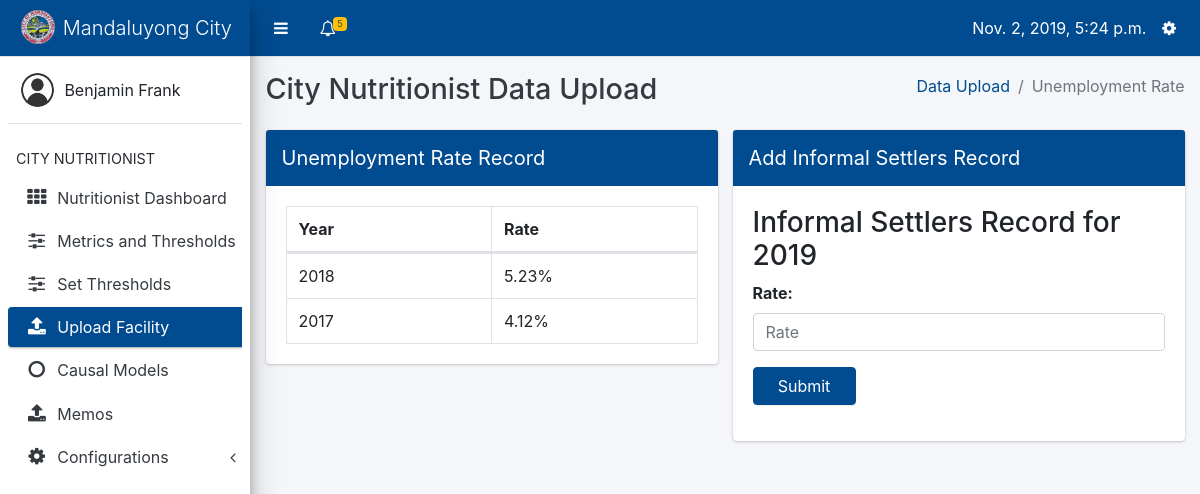
/data-input/nutritionist/unemployment_rate (signed in), run on the app's committed database.
### core/models.py (models this page shows, shortened)
class Profile(models.Model):
    user = models.OneToOneField(User, on_delete=models.CASCADE, related_name='profile')
    barangay = models.ForeignKey(Barangay, on_delete=models.CASCADE, null=True, blank=True)
    USER_TYPES = (
        ('Barangay Nutrition Scholar', 'Barangay Nutrition Scholar'),
        ('Nutritionist', 'Nutritionist'),
        ('Nutrition Program Coordinator', 'Nutrition Program Coordinator')
    )
    user_type = models.CharField(max_length=40, choices=USER_TYPES)

### datainput/models.py (models this page shows, shortened)
class UnemploymentRate(models.Model):
    date = models.DateField(default=datetime.now)
    rate = models.DecimalField(decimal_places=2, max_digits=5)

### datainput/views.py (the view)
# urls.py: path('nutritionist/unemployment_rate', views.unemployment_rate_index, name='unemployment_rate_index'),
@login_required
def unemployment_rate_index(request):
    records = UnemploymentRate.objects.all()
    form = UnemploymentRateForm(request.POST or None)
    if form.is_valid():
        record = form.save(commit=False)
        record.save()
        messages.success(request, 'Data successfully uploaded')
        return redirect('datainput:unemployment_rate_index')
    profile = Profile.objects.get(user=request.user)
    context = {
        'profile': profile,
        'active': 'du',
        'form': form,
        'records': records,
        'has_record': validations.has_unemployment_rate()
    }
    return render(request, 'datainput/unemployment_rate.html', context)

### datainput/forms.py
class UnemploymentRateForm(ModelForm):
    class Meta:
        model = UnemploymentRate
        fields = '__all__'
        exclude = ['date']

### core/context_processors.py (called while the page is built)
def get_user_type(request):
    if request.user.is_anonymous:
        return {
            'user_type': None
        }
    return {
        'user_type': Profile.objects.get(user=request.user).user_type
    }

def get_notifications(request):
    if not request.user.is_anonymous:
        notifications = Notification.objects.filter(profile_to=Profile.objects.get(user=request.user)).order_by('date')
        return {
            'notifications': notifications
        }
    return {
        'notifications': None
    }

def get_unread_notifications(request):
    if not request.user.is_anonymous:
        unread_count = Notification.objects.filter(profile_to=Profile.objects.get(user=request.user), is_read=False)
        return {
            'unread_count': unread_count.count()
        }
    return {
        'unread_count': None
    }

def today(request):
    return {
        'today': datetime.now()
    }

def year_now(request):
    return {
        'year_present': datetime.now().year
    }

def profile(request):
    if request.user.is_anonymous:
        return {
            'profile': None
        }
    return {
        'profile': Profile.objects.get(user=request.user)
    }

### core/templatetags/tags.py (called while the page is built)
@register.filter(name='addcssclass')
def addcssclass(field):
   return field.as_widget(attrs={"class":"form-control", "placeholder":field.label})

@register.filter(name='field_type')
def field_type(field):
    return field.field.widget.__class__.__name__

### friends/datainput/validations.py (called while the page is built)
def has_unemployment_rate():
    return UnemploymentRate.objects.filter(date__year=datetime.now().year).count() > 0

### datainput/templates/datainput/unemployment_rate.html (shortened to what this page needs)
{% extends 'core/nutritionist-layout.html' %}
{% block content %}
<div class="content-wrapper" style="min-height: 620px; height: auto; margin-top: 57px;">
    <div class="content-header">
        <div class="container-fluid">
            <div class="row mb-2">
                <div class="col-sm-6">
                    <h1 class="m-0 text-dark">City Nutritionist Data Upload</h1>
                </div>
                <div class="col-sm-6">
                    <ol class="breadcrumb float-sm-right">
                        <li class="breadcrumb-item"><a href="{% url 'datainput:nutritionist_upload' %}">Data Upload</a></li>
                        <li class="breadcrumb-item active">Unemployment Rate</li>
                    </ol>
                </div>
            </div>
        </div>
    </div>
    <section class="content">
        <div class="container-fluid">
            <div class="row">
                <div class="col-6">
                    <div class="card card-primary">
                        <div class="card-header p-0">
                            <h3 class="card-title p-3">Unemployment Rate Record</h3>
                        </div>
                        <div class="card-body">
                            <table class="table table-bordered">
                                <thead>
                                    <tr>
                                        <th style="width: 50%;">Year</th>
                                        <th>Rate</th>
                                    </tr>
                                </thead>
                                <tbody>
                                    {% if records.count == 0 %}
                                    <tr>
                                        <td colspan="2" style="text-align: center;">No data recorded</td>
                                    </tr>
                                    {% else %}
                                    {% for record in records %}
                                    <tr>
                                        <td>{{ record.date.year }}</td>
                                        <td>{{ record.rate }}%</td>
                                    </tr>
                                    {% endfor %}
                                    {% endif %}
                                </tbody>
                            </table>
                        </div>
                    </div>
                </div>
                <div class="col-6">
                    <div class="card card-primary">
                        <div class="card-header p-0">
                            <h3 class="card-title p-3">Add Informal Settlers Record</h3>
                        </div>
                        <div class="card-body">
                            {% if not has_record %}
                            <h3>Informal Settlers Record for {% now "Y" %}</h3>
                            <div>
                                <form method="POST">
                                    {% include 'core/helpers/form_template.html' %}
                                    <input class="btn btn-primary col-3" type="submit">
                                </form>
                            </div>
                            {% else %}
                            <p style="text-align: center; margin-top: 16px;">Data has already been recorded for this year</p>
                            {% endif %}
                        </div>
                    </div>
                </div>
            </div>
        </div>
    </section>
</div>
{% endblock %}

### core/templates/core/nutritionist-layout.html (shortened to what this page needs)
{% load static %}
<html>
    <head>
        <link rel="stylesheet" type="text/css" href="{% static 'core/plugins/bootstrap/css/bootstrap.css' %}">
        <link rel="stylesheet" type="text/css" href="{% static 'core/plugins/css/adminlte.css' %}">
        <link rel="stylesheet" type="text/css" href="{% static 'core/plugins/datatables/dataTables.bootstrap4.css' %}">
        <link rel="stylesheet" type="text/css" href="{% static 'core/plugins/font-awesome/css/font-awesome.css' %}">
        <link rel="stylesheet" type="text/css" href="{% static 'core/plugins/select2/select2.css' %}">
    </head>
    <body class="sidebar-mini" style="padding-right: 0 !important;">
        <div class="wrapper">
            <nav class="main-header navbar navbar-expand border-bottom navbar-light bg-primary" style="position: fixed; right: 0; left: 0;">
                <ul class="navbar-nav">
                    <li class="nav-item">
                        <a class="nav-link" data-widget="pushmenu" href="#" style="padding-top: 12px;"><i class="fa fa-bars"></i></a>
                    </li>
                    <li class="nav-item dropdown">
                        <a class="nav-link" data-toggle="dropdown" href="#" aria-expanded="false" style="padding-top: 12px;">
                            <i class="fa fa-bell-o"></i>
                            {% if unread_count > 0 %}
                                <span class="badge badge-warning navbar-badge">
                                {{ unread_count }}</span>
                            {% endif %}
                        </a>
                    </li>
                </ul>
                <ul class="navbar-nav ml-auto">
                    <li class="nav-item mt-2">
                        {{ today }}
                    </li>
                    <li class="nav-item dropdown">
                        <a class="nav-link" data-toggle="dropdown" href="#" aria-expanded="true" style="padding-top: 12px;">
                            <i class="fa fa-cog"></i>
                        </a>
                    </li>
                </ul>
            </nav>
            <aside class="main-sidebar elevation-4 sidebar-light-primary" style="min-height: 620px;">
                <div class="brand-link bg-primary">
                    <img src="{% static 'core/images/com.png' %}" class="brand-image img-circle" style="opacity: .8">
                    <span class="brand-text font-weight-light">Mandaluyong City</span>
                </div>
                <div class="sidebar">
                    <div class="user-panel mt-3 pb-3 mb-3 d-flex">
                        <div class="image">
                            <img src="{% static 'core/images/usr.png' %}" class="img-circle" alt="User Image">
                        </div>
                        <div class="info">
                            <div class="d-block">{{ profile.user.first_name }} {{ profile.user.last_name }}</div>
                        </div>
                    </div>
                    <nav class="mt-2">
                        <ul class="nav nav-pills nav-sidebar flex-column" data-widget="treeview" role="menu" data-accordion="false">
                            <li class="nav-header">CITY NUTRITIONIST</li>
                            <li class="nav-item">
                                <a href="{% url 'core:nutritionist' %}" class="nav-link {% if active == 'db' %}active{% endif %}">
                                    <i class="nav-icon fa fa-th"></i>
                                    <p>Nutritionist Dashboard</p>
                                </a>
                                </li>
                            <li class="nav-item">
                                <a href="{% url 'datapreprocessing:index' %}" class="nav-link {% if active == 'mt' %}active{% endif %}">
                                    <i class="nav-icon fa fa-sliders"></i>
                                    <p>Metrics and Thresholds</p>
                                </a>
                            </li>
                            <li class="nav-item">
                                <a href="{% url 'datapreprocessing:set_thresholds' %}" class="nav-link {% if active == 'st' %}active{% endif %}">
                                    <i class="nav-icon fa fa-sliders"></i>
                                    <p>Set Thresholds</p>
                                </a>
                            </li>
                            <li class="nav-item">
                                <a href="{% url 'datainput:nutritionist_upload' %}" class="nav-link {% if active == 'du' %}active{% endif %}">
                                    <i class="nav-icon fa fa-upload"></i>
                                    <p>Upload Facility</p>
                                </a>
                                </li>
                            <li class="nav-item">
                                <a href="{% url 'causalmodel:index' 2018 %}" class="nav-link {% if active == 'mm' %}active{% endif %}">
                                    <i class="nav-icon fa fa-circle-o"></i>
                                    <p>Causal Models</p>
                                </a>
                            </li>
                            <li class="nav-item">
                                <a href="{% url 'core:memos' %}" class="nav-link {% if active == 'mm' %}active{% endif %}">
                                    <i class="nav-icon fa fa-upload"></i>
                                    <p>Memos</p>
                                </a>
                            </li>
                             <li class="nav-item has-treeview {% if active == 'arc' %}menu-open{% endif %}">
                            <a href="#" class="nav-link {% if active == 'arc' %}active{% endif %}">
                              <i class="nav-icon fa fa-cog"></i>
                              <p>
                                Configurations
                                <i class="right fa fa-angle-left"></i>
                              </p>
                            </a>
                            </li>
                        </ul>
                    </nav>
                </div>
            </aside>
            {% block content %}
            {% endblock %}
        </div>
    </body>
</html>

### data on the page
Profile: user.first_name "Benjamin", user.last_name "Frank"
UnemploymentRate: date.year "2018", rate "5.23"
UnemploymentRate: date.year "2017", rate "4.12"

### other printed values
{{ unread_count }} "5"
{{ field.label_tag }} "Rate:"
